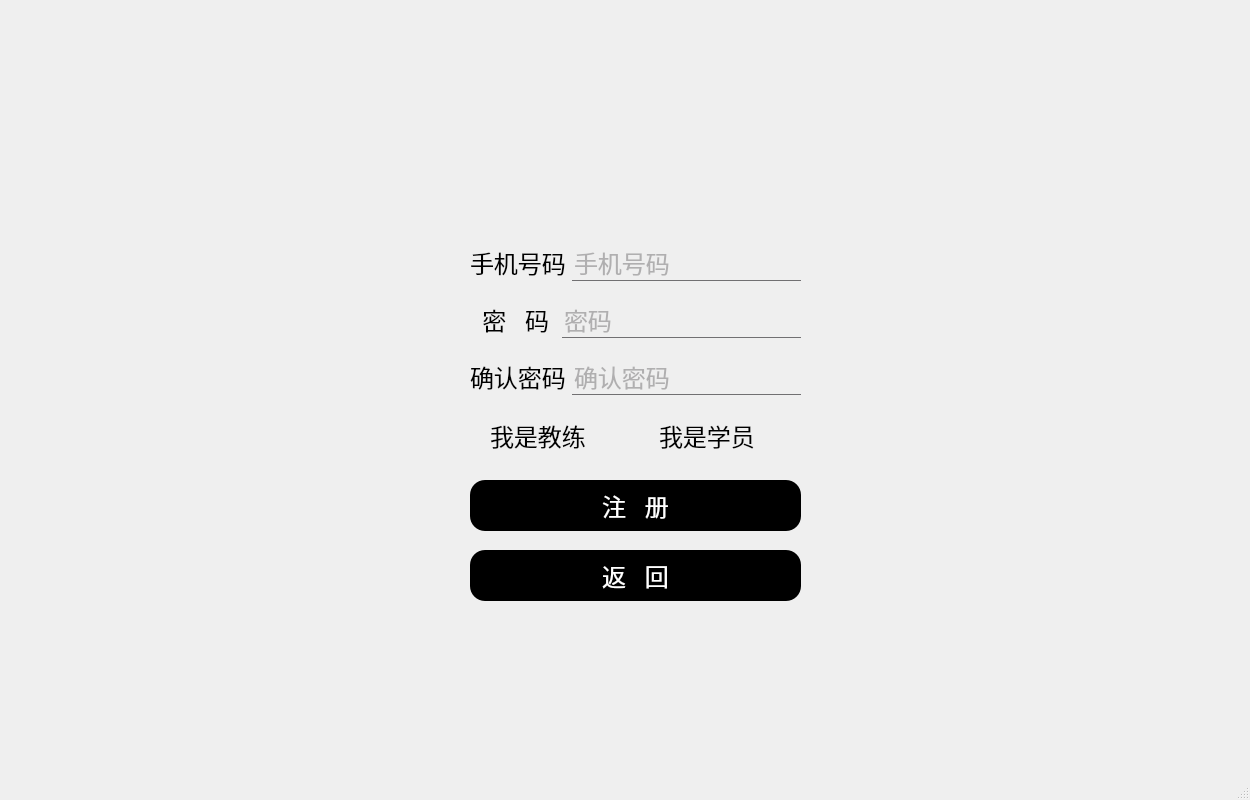
<?xml version="1.0" encoding="UTF-8"?>
<ui version="4.0">
 <class>apply</class>
 <widget class="QMainWindow" name="apply">
  <property name="geometry">
   <rect>
    <x>0</x>
    <y>0</y>
    <width>1250</width>
    <height>800</height>
   </rect>
  </property>
  <property name="minimumSize">
   <size>
    <width>1250</width>
    <height>800</height>
   </size>
  </property>
  <property name="maximumSize">
   <size>
    <width>1250</width>
    <height>800</height>
   </size>
  </property>
  <property name="windowTitle">
   <string>注册</string>
  </property>
  <property name="windowOpacity">
   <double>1.000000000000000</double>
  </property>
  <property name="styleSheet">
   <string notr="true">#apply{border-image: url(:/new/prefix1/背景6.png);}

*{
	
font-size:24px;
font-family:Century Gothic;
}</string>
  </property>
  <widget class="QWidget" name="centralwidget">
   <widget class="QWidget" name="layoutWidget">
    <property name="geometry">
     <rect>
      <x>470</x>
      <y>230</y>
      <width>331</width>
      <height>241</height>
     </rect>
    </property>
    <layout class="QVBoxLayout" name="verticalLayout">
     <item>
      <layout class="QHBoxLayout" name="horizontalLayout">
       <item>
        <widget class="QLabel" name="label">
         <property name="styleSheet">
          <string notr="true">color:black;
background:transparent;</string>
         </property>
         <property name="text">
          <string>手机号码</string>
         </property>
        </widget>
       </item>
       <item>
        <widget class="QLineEdit" name="lineEdit_phone">
         <property name="styleSheet">
          <string notr="true">
background:transparent;
border:none;
color:#717072;
border-bottom:1px solid #717072;

</string>
         </property>
         <property name="placeholderText">
          <string>手机号码</string>
         </property>
        </widget>
       </item>
      </layout>
     </item>
     <item>
      <layout class="QHBoxLayout" name="horizontalLayout_2">
       <item>
        <widget class="QLabel" name="label_2">
         <property name="styleSheet">
          <string notr="true">color:black;
background:transparent;</string>
         </property>
         <property name="text">
          <string>  密   码 </string>
         </property>
        </widget>
       </item>
       <item>
        <widget class="QLineEdit" name="lineEdit_pwd">
         <property name="styleSheet">
          <string notr="true">

background:transparent;
border:none;
color:#717072;
border-bottom:1px solid #717072;



</string>
         </property>
         <property name="echoMode">
          <enum>QLineEdit::Password</enum>
         </property>
         <property name="placeholderText">
          <string>密码</string>
         </property>
        </widget>
       </item>
      </layout>
     </item>
     <item>
      <layout class="QHBoxLayout" name="horizontalLayout_3">
       <item>
        <widget class="QLabel" name="label_3">
         <property name="styleSheet">
          <string notr="true">color:black;
background:transparent;</string>
         </property>
         <property name="text">
          <string>确认密码</string>
         </property>
        </widget>
       </item>
       <item>
        <widget class="QLineEdit" name="lineEdit_pwd1">
         <property name="styleSheet">
          <string notr="true">
background:transparent;
border:none;
color:#717072;
border-bottom:1px solid #717072;

</string>
         </property>
         <property name="echoMode">
          <enum>QLineEdit::Password</enum>
         </property>
         <property name="placeholderText">
          <string>确认密码</string>
         </property>
        </widget>
       </item>
      </layout>
     </item>
     <item>
      <layout class="QHBoxLayout" name="horizontalLayout_4">
       <item>
        <widget class="QRadioButton" name="radioButton_coach">
         <property name="styleSheet">
          <string notr="true">color:black;
background:transparent;</string>
         </property>
         <property name="text">
          <string>我是教练</string>
         </property>
        </widget>
       </item>
       <item>
        <widget class="QRadioButton" name="radioButton_stu">
         <property name="styleSheet">
          <string notr="true">color:black;
background:transparent;</string>
         </property>
         <property name="text">
          <string>我是学员</string>
         </property>
        </widget>
       </item>
      </layout>
     </item>
    </layout>
   </widget>
   <widget class="QPushButton" name="pushButton">
    <property name="geometry">
     <rect>
      <x>470</x>
      <y>480</y>
      <width>331</width>
      <height>51</height>
     </rect>
    </property>
    <property name="styleSheet">
     <string notr="true">
QPushButton{
color: rgb(255, 255, 255);
background:black;
border-radius:15px;
}


QPushButton:hover
{
    /*背景颜色*/ 
color: rgb(0, 0, 0); 
  
	background:#333;
border-radius:15px;
background:#49ebff;
}
</string>
    </property>
    <property name="text">
     <string>注   册</string>
    </property>
   </widget>
   <widget class="QPushButton" name="pushButton_2">
    <property name="geometry">
     <rect>
      <x>470</x>
      <y>550</y>
      <width>331</width>
      <height>51</height>
     </rect>
    </property>
    <property name="styleSheet">
     <string notr="true">QPushButton{
	color: rgb(255, 255, 255);
background:black;
border-radius:15px;
}


QPushButton:hover
{
    /*背景颜色*/  
  
	color: rgb(0, 0, 0);
	background:#333;
border-radius:15px;
background:#49ebff;
}
</string>
    </property>
    <property name="text">
     <string>返   回</string>
    </property>
   </widget>
  </widget>
  <widget class="QMenuBar" name="menubar">
   <property name="geometry">
    <rect>
     <x>0</x>
     <y>0</y>
     <width>1250</width>
     <height>36</height>
    </rect>
   </property>
  </widget>
  <widget class="QStatusBar" name="statusbar"/>
 </widget>
 <resources/>
 <connections/>
</ui>
